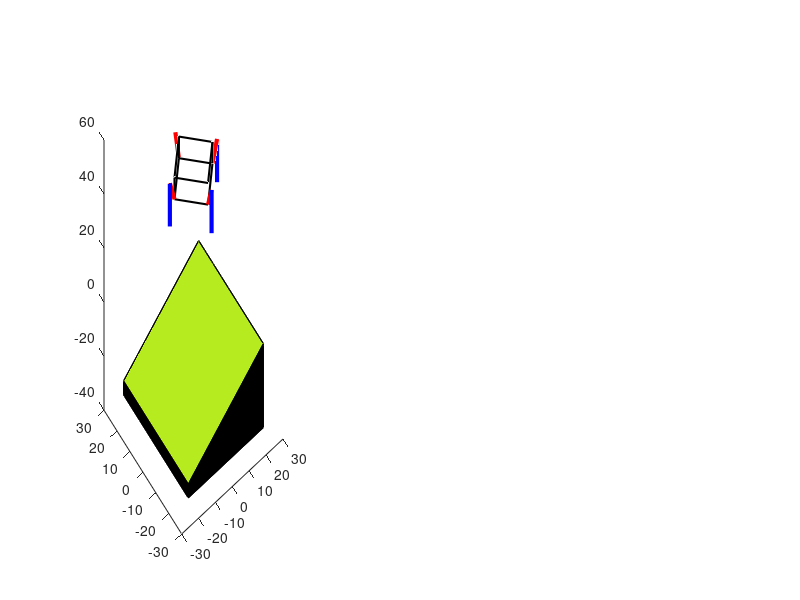

The MATLAB script that drew this image: (Note: this script raises an error after producing the figure.)
clc; clear; close all;


%@@@@@@@@@@@@@@@@@@@@@@@@@@@@@@@@@@@@@@@@@@@@@@@@@@@@@@@@@@@@@@@@@@@@@@@@@@@@@@@@@@@@@@@@@@@@@@@@@@@@@@Leg Landing variable setting지면으로부터 50위에있음


L_ang1_east = 430;                                                % L1 이동경로설정(EAST)
L_theta1_east = L_ang1_east*(pi/180);
L_r1_east = 8;                                                    % L1 원의반지름
L_x1_east = L_r1_east*cos(L_theta1_east)+11.25;                   % X축 평행이동 및 설정
L_z1_east = L_r1_east*sin(L_theta1_east)+50 ;                     % Z축 설정

L_ang2_east = 430;                                                % L2 이동경로 설정(EAST)
L_theta2_east = L_ang2_east*(pi/180);
L_r2_east = 8;                                                    % L2 원의반지름
L_x2_east = L_r2_east*cos(L_theta2_east)+11.25;                   % X축 평행이동 및 설정
L_z2_east = L_r2_east*sin(L_theta2_east)+34;                      % Z축 평행이동 및 설정
    
L_ang1_west = 110;                                                % L1 이동경로설정(WEST)
L_theta1_west = L_ang1_west*(pi/180);
L_r1_west = 8;                                                    % L1 원의반지름
L_x1_west = L_r1_west*cos(L_theta1_west)-11.25;                   % X축 평행이동 및 설정 
L_z1_west = L_r1_west*sin(L_theta1_west)+50;                      % Z축 설정

L_ang2_west = 110;                                                % L2 이동경로 설정(WEST)
L_theta2_west = L_ang2_west*(pi/180);
L_r2_west = 8;                                                    % L2원의반지름
L_x2_west = L_r2_west*cos(L_theta2_west)-11.25;                   % X축 평행이동 및 설정
L_z2_west = L_r2_west*sin(L_theta2_west)+34;                      % Z축 평행이동 및 설정

L_ang1_north = 430;                                               % L1 이동경로설정(NORTH)
L_theta1_north = L_ang1_north*(pi/180);
L_r1_north = 8;                                                   % 원의반지름
L_y1_north = L_r1_north*cos(L_theta1_north)+11.25;                % Y축 평행이동 및 설정 
L_z1_north = L_r1_north*sin(L_theta1_north)+50;                   % Z축 설정

L_ang2_north = 430;                                               % L2 이동경로 설정(NORTH)
L_theta2_north = L_ang2_north*(pi/180);
L_r2_north = 8;                                                   % 원의반지름
L_y2_north = L_r2_north*cos(L_theta2_north)+11.25;                % Y축 평행이동 및 설정
L_z2_north = L_r2_north*sin(L_theta2_north)+34;                   % Z축 평행이동 및 설정

L_ang1_south = 110;                                               % L1 이동경로설정(SOUTH)
L_theta1_south = L_ang1_south*(pi/180);
L_r1_south = 8;                                                   % 원의반지름
L_y1_south = L_r1_south*cos(L_theta1_south)-11.25;                % Y축 평행이동 및 설정 
L_z1_south = L_r1_south*sin(L_theta1_south)+50;                   % Z축 설정

L_ang2_south = 110;                                               % L2 이동경로 설정(SOUTH)
L_theta2_south = L_ang2_south*(pi/180);
L_r2_south = 8;                                                   % 원의반지름
L_y2_south = L_r2_south*cos(L_theta2_south)-11.25;                % Y축 평행이동 및 설정
L_z2_south = L_r2_south*sin(L_theta2_south)+34;                   % Z축 평행이동 및 설정


%@@@@@@@@@@@@@@@@@@@@@@@@@@@@@@@@@@@@@@@@@@@@@@@@@@@@@@@@@@@@@@@@@@@@@@@@@@@@@@@@@@@@@@@@@@@@@@@@@@@@@@Leg down variable setting


Legd_ang1_east = 430;                                                   % L1 이동경로설정(EAST)
Legd_theta1_east = Legd_ang1_east*(pi/180);
Legd_r1_east = 8;                                                       % L1 원의반지름
Legd_x1_east = Legd_r1_east*cos(Legd_theta1_east)+11.25;                % X축 평행이동 및 설정
Legd_z1_east = Legd_r1_east*sin(Legd_theta1_east);                      % Z축 설정

Legd_ang2_east = 430;                                                   % L2 이동경로 설정(EAST)
Legd_theta2_east = Legd_ang2_east*(pi/180);
Legd_r2_east = 8;                                                       % L2 원의반지름
Legd_x2_east = Legd_r2_east*cos(Legd_theta2_east)+11.25;                % X축 평행이동 및 설정
Legd_z2_east = Legd_r2_east*sin(Legd_theta2_east)-16;                   % Z축 평행이동 및 설정

Legd_ang1_west = [110:1:260];                                           % L1 이동경로설정(WEST)
Legd_theta1_west = Legd_ang1_west*(pi/180);
Legd_r1_west = 8;                                                       % L1 원의반지름
Legd_x1_west = Legd_r1_west*cos(Legd_theta1_west)-11.25;                % X축 평행이동 및 설정 
Legd_z1_west = Legd_r1_west*sin(Legd_theta1_west);                      % Z축 설정

Legd_ang2_west = [110:1:260];                                           % L2 이동경로 설정(WEST)
Legd_theta2_west = Legd_ang2_west*(pi/180);
Legd_r2_west = 8;                                                       % L2원의반지름
Legd_x2_west = Legd_r2_west*cos(Legd_theta2_west)-11.25;                % X축 평행이동 및 설정
Legd_z2_west = Legd_r2_west*sin(Legd_theta2_west)-16;                   % Z축 평행이동 및 설정

Legd_ang1_north = [430:-1:356,linspace(356,356,76)];                    % L1 이동경로설정(NORTH)
Legd_theta1_north = Legd_ang1_north*(pi/180);
Legd_r1_north = 8;                                                      % 원의반지름
Legd_y1_north = Legd_r1_north*cos(Legd_theta1_north)+11.25;             % Y축 평행이동 및 설정 
Legd_z1_north = Legd_r1_north*sin(Legd_theta1_north);                   % Z축 설정

Legd_ang2_north = [430:-1:356,linspace(356,356,76)];                    % L2 이동경로 설정(NORTH)
Legd_theta2_north = Legd_ang2_north*(pi/180);
Legd_r2_north = 8;                                                      % 원의반지름
Legd_y2_north = Legd_r2_north*cos(Legd_theta2_north)+11.25;             % Y축 평행이동 및 설정
Legd_z2_north = Legd_r2_north*sin(Legd_theta2_north)-16;                % Z축 평행이동 및 설정

Legd_ang1_south = [110:1:184,linspace(184,184,76)];                     % L1 이동경로설정(SOUTH)
Legd_theta1_south = Legd_ang1_south*(pi/180);
Legd_r1_south = 8;                                                      % 원의반지름
Legd_y1_south = Legd_r1_south*cos(Legd_theta1_south)-11.25;             % Y축 평행이동 및 설정 
Legd_z1_south = Legd_r1_south*sin(Legd_theta1_south);                   % Z축 설정

Legd_ang2_south = [110:1:184,linspace(184,184,76)];                     % L2 이동경로 설정(SOUTH)
Legd_theta2_south = Legd_ang2_south*(pi/180);
Legd_r2_south = 8;                                                      % 원의반지름
Legd_y2_south = Legd_r2_south*cos(Legd_theta2_south)-11.25;             % Y축 평행이동 및 설정
Legd_z2_south = Legd_r2_south*sin(Legd_theta2_south)-16;                % Z축 평행이동 및 설정


%@@@@@@@@@@@@@@@@@@@@@@@@@@@@@@@@@@@@@@@@@@@@@@@@@@@@@@@@@@@@@@@@@@@@@@@@@@@@@@@@@@@@@@@@@@@@@@@@@@@@@@Leg up variable setting


Legu_ang1_east = 430;                                                   % L1 이동경로설정(EAST)
Legu_theta1_east = Legu_ang1_east*(pi/180);
Legu_r1_east = 8;                                                       % L1 원의반지름
Legu_x1_east = Legu_r1_east*cos(Legu_theta1_east)+11.25;                % X축 평행이동 및 설정
Legu_z1_east = Legu_r1_east*sin(Legu_theta1_east);                      % Z축 설정

Legu_ang2_east = 430;                                                   % L2 이동경로 설정(EAST)
Legu_theta2_east = Legu_ang2_east*(pi/180);
Legu_r2_east = 8;                                                       % L2 원의반지름
Legu_x2_east = Legu_r2_east*cos(Legu_theta2_east)+11.25;                % X축 평행이동 및 설정
Legu_z2_east = Legu_r2_east*sin(Legu_theta2_east)-16;                   % Z축 평행이동 및 설정

Legu_ang1_west = [260:-1:110];                                          % L1 이동경로설정(WEST)
Legu_theta1_west = Legu_ang1_west*(pi/180);
Legu_r1_west = 8;                                                       % L1 원의반지름
Legu_x1_west = Legu_r1_west*cos(Legu_theta1_west)-11.25;                % X축 평행이동 및 설정 
Legu_z1_west = Legu_r1_west*sin(Legu_theta1_west);                      % Z축 설정

Legu_ang2_west = [260:-1:110];                                          % L2 이동경로 설정(WEST)
Legu_theta2_west = Legu_ang2_west*(pi/180);
Legu_r2_west = 8;                                                       % L2원의반지름
Legu_x2_west = Legu_r2_west*cos(Legu_theta2_west)-11.25;                % X축 평행이동 및 설정
Legu_z2_west = Legu_r2_west*sin(Legu_theta2_west)-16;                   % Z축 평행이동 및 설정

Legu_ang1_north = [356:1:430,linspace(430,430,76)];                     % L1 이동경로설정(NORTH)
Legu_theta1_north = Legu_ang1_north*(pi/180);
Legu_r1_north = 8;                                                      % 원의반지름
Legu_y1_north = Legu_r1_north*cos(Legu_theta1_north)+11.25;             % Y축 평행이동 및 설정 
Legu_z1_north = Legu_r1_north*sin(Legu_theta1_north);                   % Z축 설정

Legu_ang2_north = [356:1:430,linspace(430,430,76)];                     % L2 이동경로 설정(NORTH)
Legu_theta2_north = Legu_ang2_north*(pi/180);
Legu_r2_north = 8;                                                      % 원의반지름
Legu_y2_north = Legu_r2_north*cos(Legu_theta2_north)+11.25;             % Y축 평행이동 및 설정
Legu_z2_north = Legu_r2_north*sin(Legu_theta2_north)-16;                % Z축 평행이동 및 설정

Legu_ang1_south = [184:-1:110,linspace(110,110,76)];                    % L1 이동경로설정(SOUTH)
Legu_theta1_south = Legu_ang1_south*(pi/180);
Legu_r1_south = 8;                                                      % 원의반지름
Legu_y1_south = Legu_r1_south*cos(Legu_theta1_south)-11.25;             % Y축 평행이동 및 설정 
Legu_z1_south = Legu_r1_south*sin(Legu_theta1_south);                   % Z축 설정

Legu_ang2_south = [184:-1:110,linspace(110,110,76)];                    % L2 이동경로 설정(SOUTH)
Legu_theta2_south = Legu_ang2_south*(pi/180);
Legu_r2_south = 8;                                                      % 원의반지름
Legu_y2_south = Legu_r2_south*cos(Legu_theta2_south)-11.25;             % Y축 평행이동 및 설정
Legu_z2_south = Legu_r2_south*sin(Legu_theta2_south)-16;                % Z축 평행이동 및 설정


%@@@@@@@@@@@@@@@@@@@@@@@@@@@@@@@@@@@@@@@@@@@@@@@@@@@@@@@@@@@@@@@@@@@@@@@@@@@@@@@@@@@@@@@@@@@@@@@@@@@@@@Leg take off variable setting


T_ang1_east = 430;                                                     % L1 이동경로설정(EAST)
T_theta1_east = T_ang1_east*(pi/180);
T_r1_east = 8;                                                         % L1 원의반지름
T_x1_east = T_r1_east*cos(T_theta1_east)+11.25;                        % X축 평행이동 및 설정
T_z1_east = T_r1_east*sin(T_theta1_east) ;                             % Z축 설정

T_ang2_east = 430;                                                     % L2 이동경로 설정(EAST)
T_theta2_east = T_ang2_east*(pi/180);
T_r2_east = 8;                                                         % L2 원의반지름
T_x2_east = T_r2_east*cos(T_theta2_east)+11.25;                        % X축 평행이동 및 설정
T_z2_east = T_r2_east*sin(T_theta2_east)-16;                           % Z축 평행이동 및 설정

T_ang1_west = 110;                                                     % L1 이동경로설정(WEST)
T_theta1_west = T_ang1_west*(pi/180);
T_r1_west = 8;                                                         % L1 원의반지름
T_x1_west = T_r1_west*cos(T_theta1_west)-11.25;                        % X축 평행이동 및 설정 
T_z1_west = T_r1_west*sin(T_theta1_west);                              % Z축 설정

T_ang2_west = 110;                                                     % L2 이동경로 설정(WEST)
T_theta2_west = T_ang2_west*(pi/180);
T_r2_west = 8;                                                         % L2원의반지름
T_x2_west = T_r2_west*cos(T_theta2_west)-11.25;                        % X축 평행이동 및 설정
T_z2_west = T_r2_west*sin(T_theta2_west)-16;                           % Z축 평행이동 및 설정

T_ang1_north = 430;                                                    % L1 이동경로설정(NORTH)
T_theta1_north = T_ang1_north*(pi/180);
T_r1_north = 8;                                                        % 원의반지름
T_y1_north = T_r1_north*cos(T_theta1_north)+11.25;                     % Y축 평행이동 및 설정 
T_z1_north = T_r1_north*sin(T_theta1_north);                           % Z축 설정

T_ang2_north = 430;                                                    % L2 이동경로 설정(NORTH)
T_theta2_north = T_ang2_north*(pi/180);
T_r2_north = 8;                                                        % 원의반지름
T_y2_north = T_r2_north*cos(T_theta2_north)+11.25;                     % Y축 평행이동 및 설정
T_z2_north = T_r2_north*sin(T_theta2_north)-16;                        % Z축 평행이동 및 설정

T_ang1_south = 110;                                                    % L1 이동경로설정(SOUTH)
T_theta1_south = T_ang1_south*(pi/180);
T_r1_south = 8;                                                        % 원의반지름
T_y1_south = T_r1_south*cos(T_theta1_south)-11.25;                     % Y축 평행이동 및 설정 
T_z1_south = T_r1_south*sin(T_theta1_south);                           % Z축 설정

T_ang2_south = 110;                                                    % L2 이동경로 설정(SOUTH)
T_theta2_south = T_ang2_south*(pi/180);
T_r2_south = 8;                                                        % 원의반지름
T_y2_south = T_r2_south*cos(T_theta2_south)-11.25;                     % Y축 평행이동 및 설정
T_z2_south = T_r2_south*sin(T_theta2_south)-16;                        % Z축 평행이동 및 설정


%@@@@@@@@@@@@@@@@@@@@@@@@@@@@@@@@@@@@@@@@@@@@@@@@@@@@@@@@@@@@@@@@@@@@@@@@@@@@@@@@@@@@@@@@@@@@@@@@@@@@@@Leg down figure!!



Legd_ang1_westf = [110:1:260];                                           % L1 이동경로설정(WEST)
Legd_theta1_westf = Legd_ang1_westf*(pi/180);
Legd_r1_westf = 8;                                                       % L1 원의반지름
Legd_x1_westf = Legd_r1_westf*cos(Legd_theta1_westf);                      % X축 평행이동 및 설정 
Legd_y1_westf = Legd_r1_westf*sin(Legd_theta1_westf);                      % Z축 설정
                                          
Legd_x2_westf = Legd_r1_westf*cos(Legd_theta1_westf);                      % X축 평행이동 및 설정
Legd_y2_westf = Legd_r1_westf*sin(Legd_theta1_westf)-16;                   % Z축 평행이동 및 설정


Legd_ang1_northf = [430:-1:356,linspace(356,356,76)];                    % L1 이동경로설정(NORTH)
Legd_theta1_northf = Legd_ang1_northf*(pi/180);
Legd_r1_northf = 8;                                                      % 원의반지름
Legd_x1_northf = Legd_r1_northf*cos(Legd_theta1_northf);                   % Y축 평행이동 및 설정 
Legd_y1_northf = Legd_r1_northf*sin(Legd_theta1_northf);                   % Z축 설정
                                                 
Legd_x2_northf = Legd_r1_northf*cos(Legd_theta1_northf);                   % Y축 평행이동 및 설정
Legd_y2_northf = Legd_r1_northf*sin(Legd_theta1_northf)-16;                % Z축 평행이동 및 설정



Legd_ang1_southf = [110:1:184,linspace(184,184,76)];                     % L1 이동경로설정(SOUTH)
Legd_theta1_southf = Legd_ang1_southf*(pi/180);
Legd_r1_southf = 8;                                                      % 원의반지름
Legd_x1_southf = Legd_r1_southf*cos(Legd_theta1_southf);                   % Y축 평행이동 및 설정 
Legd_y1_southf = Legd_r1_southf*sin(Legd_theta1_southf);                   % Z축 설정
                                                   
Legd_x2_southf = Legd_r1_southf*cos(Legd_theta1_southf);                   % Y축 평행이동 및 설정
Legd_y2_southf = Legd_r1_southf*sin(Legd_theta1_southf)-16;                   % Z축 평행이동 및 설정


%@@@@@@@@@@@@@@@@@@@@@@@@@@@@@@@@@@@@@@@@@@@@@@@@@@@@@@@@@@@@@@@@@@@@@@@@@@@@@@@@@@@@@@@@@@@@@@@@@@@@@@Leg up figure!!


Legu_ang1_westf = [260:-1:110];                                          % L1 이동경로설정(WEST)
Legu_theta1_westf = Legu_ang1_westf*(pi/180);
Legu_r1_westf = 8;                                                       % L1 원의반지름
Legu_x1_westf = Legu_r1_westf*cos(Legu_theta1_westf);                % X축 평행이동 및 설정 
Legu_y1_westf = Legu_r1_westf*sin(Legu_theta1_westf);                      % Z축 설정
                                               
Legu_x2_westf = Legu_r1_westf*cos(Legu_theta1_westf);                % X축 평행이동 및 설정
Legu_y2_westf = Legu_r1_westf*sin(Legu_theta1_westf)-16;                   % Z축 평행이동 및 설정

Legu_ang1_northf = [356:1:430,linspace(430,430,76)];                     % L1 이동경로설정(NORTH)
Legu_theta1_northf = Legu_ang1_northf*(pi/180);
Legu_r1_northf = 8;                                                      % 원의반지름
Legu_x1_northf = Legu_r1_northf*cos(Legu_theta1_northf);             % Y축 평행이동 및 설정 
Legu_y1_northf = Legu_r1_northf*sin(Legu_theta1_northf);                   % Z축 설정
                                             
Legu_x2_northf = Legu_r1_northf*cos(Legu_theta1_northf);             % Y축 평행이동 및 설정
Legu_y2_northf = Legu_r1_northf*sin(Legu_theta1_northf)-16;                % Z축 평행이동 및 설정

Legu_ang1_southf = [184:-1:110,linspace(110,110,76)];                    % L1 이동경로설정(SOUTH)
Legu_theta1_southf = Legu_ang1_southf*(pi/180);
Legu_r1_southf = 8;                                                      % 원의반지름
Legu_x1_southf = Legu_r1_southf*cos(Legu_theta1_southf);             % Y축 평행이동 및 설정 
Legu_y1_southf = Legu_r1_southf*sin(Legu_theta1_southf);                   % Z축 설정
                                           
Legu_x2_southf = Legu_r1_southf*cos(Legu_theta1_southf);             % Y축 평행이동 및 설정
Legu_y2_southf = Legu_r1_southf*sin(Legu_theta1_southf)-16;                % Z축 평행이동 및 설정


%@@@@@@@@@@@@@@@@@@@@@@@@@@@@@@@@@@@@@@@@@@@@@@@@@@@@@@@@@@@@@@@@@@@@@@@@@@@@@@@@@@@@@@@@@@@@@@@@@@@@@@draw figure


hf = figure;                             %figure창생성
ha = axes(hf);                           %figure창에 좌표넣기


%@@@@@@@@@@@@@@@@@@@@@@@@@@@@@@@@@@@@@@@@@@@@@@@@@@@@@@@@@@@@@@@@@@@@@@@@@@@@@@@@@@@@@@@@@@@@@@@@@@@@@@draw graph

subplot(3,9,[1,2 3,10,11,12,19,20,21],ha);

box_L1 = plot3(ha,[-11.25 0],[0 -11.25],[50 50],'k','Linewidth',1.5);                        %부품넣을공간 생성(밑면)-착륙
hold(ha,'on');                                                                               %한 FIGURE에 2개이상 그래프  
box_L2 = plot3(ha,[0 11.25],[-11.25 0],[50 50],'k','Linewidth',1.5);                         %부품넣을공간 생성(밑면)-착륙
box_L3 = plot3(ha,[11.25 0],[0 11.25],[50 50],'k','Linewidth',1.5);                          %부품넣을공간 생성(밑면)-착륙
box_L4 = plot3(ha,[0 -11.25],[11.25 0],[50 50],'k','Linewidth',1.5);                         %부품넣을공간 생성(밑면)-착륙
box_L5 = plot3(ha,[0 0],[-11.25 -11.25],[50 50],'k','Linewidth',1.5);                        %부품넣을공간 생성(높이)-착륙
box_L6 = plot3(ha,[11.25 11.25],[0 0],[50 58],'k','Linewidth',1.5);                          %부품넣을공간 생성(높이)-착륙
box_L7 = plot3(ha,[0 0],[11.25 11.25],[50 58],'k','Linewidth',1.5);                          %부품넣을공간 생성(높이)-착륙
box_L8 = plot3(ha,[-11.25 -11.25],[0 0],[50 58],'k','Linewidth',1.5);                        %부품넣을공간 생성(높이)-착륙
box_L9 = plot3(ha,[-11.25 0],[0 -11.25],[58 58],'k','Linewidth',1.5);                        %부품넣을공간 생성(윗면)-착륙
box_L10 = plot3(ha,[0 11.25],[-11.25 0],[58 58],'k','Linewidth',1.5);                        %부품넣을공간 생성(윗면)-착륙
box_L11 = plot3(ha,[11.25 0],[0 11.25],[58 58],'k','Linewidth',1.5);                         %부품넣을공간 생성(윗면)-착륙
box_L12 = plot3(ha,[0 -11.25],[11.25 0],[58 58],'k','Linewidth',1.5);                        %부품넣을공간 생성(윗면)-착륙

Leg_L1 = plot3(ha,[11.25 L_x1_east],[0 0],[50 L_z1_east],'r','Linewidth',3);                         %EAST_L1 다리생성-착륙
Leg_L2 = plot3(ha,[L_x1_east L_x2_east],[0 0],[L_z1_east L_z2_east],'b','Linewidth',3);              %EAST_L2 다리생성-착륙
Leg_L3 = plot3(ha,[-11.25 L_x1_west],[0 0],[50 L_z1_west],'r','Linewidth',3);                        %WEST_L1 다리생성-착륙
Leg_L4 = plot3(ha,[L_x1_west L_x2_west],[0 0],[L_z1_west L_z2_west],'b','Linewidth',3);              %WEST_L2 다리생성-착륙
Leg_L5 = plot3(ha,[0 0],[11.25 L_y1_north],[50 L_z1_north],'r','Linewidth',3);                       %NORTH_L1 다리생성-착륙
Leg_L6 = plot3(ha,[0 0],[L_y1_north L_y2_north],[L_z1_north L_z1_north],'b','Linewidth',3);          %NORTH_L2 다리생성-착륙
Leg_L7 = plot3(ha,[0 0],[-11.25 L_y1_south],[50 L_z1_south],'r','Linewidth',3);                      %SOUTH_L1 다리생성-착륙
Leg_L8 = plot3(ha,[0 0],[L_y1_south L_y2_south],[L_z1_south L_z2_south],'b','Linewidth',3);          %SOUTH_L2 다리생성-착륙

%@@@@@@@@@@@@@@@@@@@@@@@@@@@@@@@@@@@@@@@@@@@@@@@@@@@@@@@@@@@@@@@@@@@@@@@@@@@@@@@@@@@@@@@@@@@@@@@@@@@@@@draw slop


vertex=[-22.25 -25 -35 ; 22.25 -25 -35; 22.25 25 -35; -22.25 25 -35; -22.25 -25 -29.9; 22.25 -25 -4; 22.25 25 -4; -22.25 25 -29.9];
face = [1 2 3 4; 1 2 6 5; 2 3 7 6; 3 4 8 7; 1 4 8 5; 5 6 7 8];
Ic=[0 0 0;0 0 0 ;0 0 0;0 0 0;0 0 0; 0.71 0.92 0.12];
slop = patch('Faces',face,'Vertices',vertex,'FaceVertexCData',Ic,'FaceColor','flat');         
alpha(slop,0.3);                                                                                      %경사면 투명도 조정


%-----------------subplot
subplot(3,9,6); % north,theta1

plot([0 2.7362],[0 7.5175],'r','LineWidth',2);
title('θ1','Color','r');
yline(0,'k','LineWidth',0.1);
xline(0,'k','LineWidth',0.1);
axis([-5 10 -25 10]);
grid on

subplot(3,9,7); % north,theta2

plot([0 2.7362],[0 7.5175],'r','LineWidth',2);
hold on;
plot([2.7362 2.7362],[7.5175 -8.4825],'b','LineWidth',2);
yline(0,'k','LineWidth',0.1);
xline(0,'k','LineWidth',0.1);
axis([-5 10 -25 10]) ;  
title('θ2','Color','b');
grid on
 

%-----------------subplot
subplot(3,9,13); % west,theta1

plot([0 -2.7362],[0 7.5175],'r','LineWidth',2);
title('θ1','Color','r');
grid on
yline(0,'k','LineWidth',0.1);
xline(0,'k','LineWidth',0.1);
axis([-10 5 -25 10]);


subplot(3,9,14); % west,theta2

plot([0 -2.7362],[0 7.5175],'r','LineWidth',2);
hold on;
plot([-2.7362 -2.7362],[7.5175 -8.4825],'b','LineWidth',2);
grid on
title('θ2','Color','b');
xline(0,'k','LineWidth',0.1);
yline(0,'k','LineWidth',0.1);
axis([-10 5 -25 10]);


%-----------------subplot
subplot(3,9,17); % east,theta1

plot([0 2.7362],[0 7.5175],'r','LineWidth',2);
title('θ1','Color','r');
yline(0,'k','LineWidth',0.1);
xline(0,'k','LineWidth',0.1);
axis([-5 10 -25 10])
grid on 


subplot(3,9,18); % east,theta2

plot([0 2.7362],[0 7.5175],'r','LineWidth',2);
hold on;
plot([2.7362 2.7362],[7.5175 -8.4825],'b','LineWidth',2);
yline(0,'k','LineWidth',0.1);
xline(0,'k','LineWidth',0.1);
axis([-5 10 -25 10])   
title('θ2','Color','b');
grid on 


%-----------------subplot
subplot(3,9,24); % west,theta1

plot([0 -2.7362],[0 7.5175],'r','LineWidth',2);
title('θ1','Color','r');
grid on
yline(0,'k','LineWidth',0.1);
xline(0,'k','LineWidth',0.1);
axis([-10 5 -25 10]);


subplot(3,9,25); % west,theta2

plot([0 -2.7362],[0 7.5175],'r','LineWidth',2);
hold on;
plot([-2.7362 -2.7362],[7.5175 -8.4825],'b','LineWidth',2);
grid on
title('θ2','Color','b');
xline(0,'k','LineWidth',0.1);
yline(0,'k','LineWidth',0.1);
axis([-10 5 -25 10]);


%-----------------subplot
subplot(3,9,[15 16]); % drone

a=[0 -5 ; 5 0 ; 0 5 ; -5 0];
faced = [1 2 3 4];
patch('Faces',faced,'Vertices',a,'FaceColor',[0.71 0.92 0.12]); 
hold on;
plot([0 0],[5 13],'r','Linewidth',3);
plot([0 0],[-5 -13],'r','Linewidth',3);
plot([-13 -5],[0 0],'r','Linewidth',3);
plot([5 13],[0 0],'r','Linewidth',3);
legend('drone','Position',[0.68 0.61 0 0]);
grid on
axis([-15 15 -15 15]);
axis('equal');  

%@@@@@@@@@@@@@@@@@@@@@@@@@@@@@@@@@@@@@@@@@@@@@@@@@@@@@@@@@@@@@@@@@@@@@@@@@@@@@@@@@@@@@@@@@@@@@@@@@@@@@@camera setting


axis(ha,'equal');                        %좌표에서 x축, y축 길이 동일
set(ha,'XLim',[-40 40]);                 %좌표에서 x축 설정
set(ha,'YLim',[-40 40]);                 %좌표에서 y축 설정
set(ha,'ZLim',[-40 70]);                 %좌표에서 y축 설정
grid(ha,'on');                           %좌표에 그리드 넣기
xlabel(ha,'X');
ylabel(ha,'Y');
zlabel(ha,'Z'); 
title(ha,'slope30 Landing');

set(ha,'XTickLabelMode','auto');                  %cam x축 좌표고정
set(ha,'XTickMode','auto');
set(ha,'YTickLabelMode','auto');                  %cam y축 좌표고정
set(ha,'YTickMode','auto');
set(ha,'ZTickLabelMode','auto');                  %cam z축 좌표고정
set(ha,'ZTickMode','auto');

%@@@@@@@@@@@@@@@@@@@@@@@@@@@@@@@@@@@@@@@@@@@@@@@@@@@@@@@@@@@@@@@@@@@@@@@@@@@@@@@@@@@@@@@@@@@@@@@@@@@@@@Landing!

aL=linspace(1,1,50);                                 %1값을 50개 만들기
cam_angL = linspace(45,90,length(aL)); 
    pause(2);                     
for iL = 1:length(aL)                                 %50번반복
set(box_L1,'ZData',[50-iL 50-iL]);                    %시작위치는 밑변:50,윗면:58 이며, 1씩 감소(50번 반복)
set(box_L2,'ZData',[50-iL 50-iL]);
set(box_L3,'ZData',[50-iL 50-iL]);
set(box_L4,'ZData',[50-iL 50-iL]);
set(box_L5,'ZData',[50-iL 58-iL]);
set(box_L6,'ZData',[50-iL 58-iL]);
set(box_L7,'ZData',[50-iL 58-iL]);
set(box_L8,'ZData',[50-iL 58-iL]);
set(box_L9,'ZData',[58-iL 58-iL]);
set(box_L10,'ZData',[58-iL 58-iL]);
set(box_L11,'ZData',[58-iL 58-iL]);
set(box_L12,'ZData',[58-iL 58-iL]);
set(Leg_L1,'ZData',[50-iL L_z1_east-iL]);
set(Leg_L2,'ZData',[L_z1_east-iL L_z2_east-iL]);
set(Leg_L3,'ZData',[50-iL L_z1_west-iL]);
set(Leg_L4,'ZData',[L_z1_west-iL L_z2_west-iL]);
set(Leg_L5,'ZData',[50-iL L_z1_north-iL]);
set(Leg_L6,'ZData',[L_z1_north-iL L_z2_north-iL]);
set(Leg_L7,'ZData',[50-iL L_z1_south-iL]);
set(Leg_L8,'ZData',[L_z1_south-iL L_z2_south-iL]);
pause(0.002);                                        %0.08초딜레이

cam_xL = 80*cos(cam_angL(iL)*pi/180);                                   %x축 으로 돌아가는범위 조절
cam_yL = 80*sin(cam_angL(iL)*pi/180);                                   %y축 으로 돌아가는범위 조절
cam_zL = 15;                                                            %z축은 고정(위에서 내려다보기)
set(ha,'CameraPosition',[cam_xL cam_yL cam_zL]);                        %cam의 handle속성값 바꾸기

end

pause(2);                                           %착륙후 1초쉬기 

delete(Leg_L1);                 %랜딩용 다리지우기
delete(Leg_L2);                 %랜딩용 다리지우기
delete(Leg_L3);                 %랜딩용 다리지우기
delete(Leg_L4);                 %랜딩용 다리지우기
delete(Leg_L5);                 %랜딩용 다리지우기
delete(Leg_L6);                 %랜딩용 다리지우기
delete(Leg_L7);                 %랜딩용 다리지우기
delete(Leg_L8);                 %랜딩용 다리지우기

delete(subplot(3,9,6));
delete(subplot(3,9,7));
delete(subplot(3,9,13));
delete(subplot(3,9,14));
delete(subplot(3,9,24));
delete(subplot(3,9,25));

%@@@@@@@@@@@@@@@@@@@@@@@@@@@@@@@@@@@@@@@@@@@@@@@@@@@@@@@@@@@@@@@@@@@@@@@@@@@@@@@@@@@@@@@@@@@@@@@@@@@@@@Leg down!


Leg_d1 = plot3(ha,[11.25 Legd_x1_east],[0 0],[0 Legd_z1_east],'r','Linewidth',3);                                        %EAST_L1 다리생성-접기
Leg_d2 = plot3(ha,[Legd_x1_east Legd_x2_east],[0 0],[Legd_z1_east Legd_z2_east],'b','Linewidth',3);                      %EAST_L2 다리생성-접기
Leg_d3 = plot3(ha,[-11.25 Legd_x1_west(8)],[0 0],[0 Legd_z1_west(8)],'r','Linewidth',3);                                 %WEST_L1 다리생성-접기
Leg_d4 = plot3(ha,[Legd_x1_west(8) Legd_x2_west(8)],[0 0],[Legd_z1_west(8) Legd_z2_west(8)],'b','Linewidth',3);          %WEST_L2 다리생성-접기
Leg_d5 = plot3(ha,[0 0],[11.25 Legd_y1_north(8)],[0 Legd_z1_north(8)],'r','Linewidth',3);                                %NORTH_L1 다리생성-접기
Leg_d6 = plot3(ha,[0 0],[Legd_y1_north(8) Legd_y2_north(8)],[Legd_z1_north(8) Legd_z2_north(8)],'b','Linewidth',3);      %NORTH_L2 다리생성-접기
Leg_d7 = plot3(ha,[0 0],[-11.25 Legd_y1_south(8)],[0 Legd_z1_south(8)],'r','Linewidth',3);                               %SOUTH_L1 다리생성-접기
Leg_d8 = plot3(ha,[0 0],[Legd_y1_south(8) Legd_y2_south(8)],[Legd_z1_south(8) Legd_z2_south(8)],'b','Linewidth',3);      %SOUTH_L2 다리생성-접기


%-----------------make subplot for leg down
northd_theta1=subplot(3,9,6); % north,theta1

subd_north = plot([0 Legd_x1_northf(8)],[0 Legd_y1_northf(8)],'r','LineWidth',2);
title('θ1','Color','r');
yline(0,'k','LineWidth',0.1);
xline(0,'k','LineWidth',0.1);
axis([-5 10 -25 10]);
grid on

%hl_northd_theta1=legend(northd_theta1,['theta1 = ',num2str(0)]);

subplot(3,9,7); % north,theta2

subd_north1 = plot([0 Legd_x1_northf(8)],[0 Legd_y1_northf(8)],'r','LineWidth',2);
hold on;
subd_north2 = plot([Legd_x1_northf(8) Legd_x2_northf(8)],[Legd_y1_northf(8) Legd_y2_northf(8)],'b','LineWidth',2);
yline(0,'k','LineWidth',0.1);
xline(0,'k','LineWidth',0.1);
axis([-5 10 -25 10]) ;  
title('θ2','Color','b');
grid on

%-----------------subplot
subplot(3,9,13); % west,theta1

subd_west = plot([0 Legd_x1_westf(8)],[0 Legd_y1_westf(8)],'r','LineWidth',2);
title('θ1','Color','r');
grid on
yline(0,'k','LineWidth',0.1);
xline(0,'k','LineWidth',0.1);
axis([-10 5 -25 10]);

subplot(3,9,14); % west,theta2

subd_west1 = plot([0 Legd_x1_westf(8)],[0 Legd_y1_westf(8)],'r','LineWidth',2);
hold on;
subd_west2 = plot([Legd_x1_westf(8) Legd_x2_westf(8)],[Legd_y1_westf(8) Legd_y2_westf(8)],'b','LineWidth',2);
grid on
title('θ2','Color','b');
xline(0,'k','LineWidth',0.1);
yline(0,'k','LineWidth',0.1);
axis([-10 5 -25 10]);


%-----------------subplot
subplot(3,9,24); % south,theta1

subd_south = plot([0 Legd_x1_southf(8)],[0 Legd_y1_southf(8)],'r','LineWidth',2);
title('θ1','Color','r');
grid on
yline(0,'k','LineWidth',0.1);
xline(0,'k','LineWidth',0.1);
axis([-10 5 -25 10]);

subplot(3,9,25); % south,theta2

subd_south1 = plot([0 Legd_x1_southf(8)],[0 Legd_y1_southf(8)],'r','LineWidth',2);
hold on;
subd_south2 = plot([Legd_x1_southf(8) Legd_x2_southf(8)],[Legd_y1_southf(8) Legd_y2_southf(8)],'b','LineWidth',2);
grid on
title('θ2','Color','b');
xline(0,'k','LineWidth',0.1);
yline(0,'k','LineWidth',0.1);
axis([-10 5 -25 10]);


cam_ang_Legd = linspace(90,270,length(Legu_theta1_west));                            %Legu_theta1_west와 cam_ang의 벡터값이 같아야하므로 linspace를 이용해 벡터값 맞추기
    


for i_ptd = 1:length(Legd_theta1_west)                                         %애니매이션 실행 1부터theta_west크기까지 반복

    set(Leg_d3,'XData',[-11.25 Legd_x1_west(i_ptd)], ...                       %L1_WEST 이동하는 선의 x좌표 y좌표를 handle을 이용해 좌표값 반복설정
        'ZData',[0 Legd_z1_west(i_ptd)]           );
    set(Leg_d4,'XData',[Legd_x1_west(i_ptd) Legd_x2_west(i_ptd)], ...          %L2_WEST 이동하는 선의 x좌표 y좌표를 handle을  이용해 좌표값 반복설정
        'ZData',[Legd_z1_west(i_ptd) Legd_z2_west(i_ptd)]      );
    set(Leg_d5,'YData',[11.25 Legd_y1_north(i_ptd)], ...                       %L1_NORTH 이동하는 선의 x좌표 y좌표를 handle을 이용해 좌표값 반복설정
        'ZData',[0 Legd_z1_north(i_ptd)]           );
    set(Leg_d6,'YData',[Legd_y1_north(i_ptd) Legd_y2_north(i_ptd)], ...        %L2_NORTH 이동하는 선의 x좌표 y좌표를 handle을  이용해 좌표값 반복설정
        'ZData',[Legd_z1_north(i_ptd) Legd_z2_north(i_ptd)]      );
    set(Leg_d7,'YData',[-11.25 Legd_y1_south(i_ptd)], ...                      %L1_SOUTH 이동하는 선의 x좌표 y좌표를 handle을 이용해 좌표값 반복설정
        'ZData',[0 Legd_z1_south(i_ptd)]           );
    set(Leg_d8,'YData',[Legd_y1_south(i_ptd) Legd_y2_south(i_ptd)], ...        %L2_SOUTH 이동하는 선의 x좌표 y좌표를 handle을  이용해 좌표값 반복설정
        'ZData',[Legd_z1_south(i_ptd) Legd_z2_south(i_ptd)]      );



    set(subd_west1,'XData',[0 Legd_x1_westf(i_ptd)], ...                       %L1_WEST 이동하는 선의 x좌표 y좌표를 handle을 이용해 좌표값 반복설정
        'YData',[0 Legd_y1_westf(i_ptd)]           );
    set(subd_west2,'XData',[Legd_x1_westf(i_ptd) Legd_x2_westf(i_ptd)], ...          %L2_WEST 이동하는 선의 x좌표 y좌표를 handle을  이용해 좌표값 반복설정
        'YData',[Legd_y1_westf(i_ptd) Legd_y2_westf(i_ptd)]      );

    set(subd_north1,'XData',[0 Legd_x1_northf(i_ptd)], ...                       %L1_NORTH 이동하는 선의 x좌표 y좌표를 handle을 이용해 좌표값 반복설정
        'YData',[0 Legd_y1_northf(i_ptd)]           );
    set(subd_north2,'XData',[Legd_x1_northf(i_ptd) Legd_x2_northf(i_ptd)], ...        %L2_NORTH 이동하는 선의 x좌표 y좌표를 handle을  이용해 좌표값 반복설정
        'YData',[Legd_y1_northf(i_ptd) Legd_y2_northf(i_ptd)]      );

    set(subd_south1,'XData',[0 Legd_x1_southf(i_ptd)], ...                      %L1_SOUTH 이동하는 선의 x좌표 y좌표를 handle을 이용해 좌표값 반복설정
        'YData',[0 Legd_y1_southf(i_ptd)]           );
    set(subd_south2,'XData',[Legd_x1_southf(i_ptd) Legd_x2_southf(i_ptd)], ...        %L2_SOUTH 이동하는 선의 x좌표 y좌표를 handle을  이용해 좌표값 반복설정
        'YData',[Legd_y1_southf(i_ptd) Legd_y2_southf(i_ptd)]      );

    set(subd_west,'XData',[0 Legd_x1_westf(i_ptd)], ...                       %L1_WEST 이동하는 선의 x좌표 y좌표를 handle을 이용해 좌표값 반복설정
        'YData',[0 Legd_y1_westf(i_ptd)]           );
    set(subd_north,'XData',[0 Legd_x1_northf(i_ptd)], ...                       %L1_NORTH 이동하는 선의 x좌표 y좌표를 handle을 이용해 좌표값 반복설정
        'YData',[0 Legd_y1_northf(i_ptd)]           );
    set(subd_south,'XData',[0 Legd_x1_southf(i_ptd)], ...                      %L1_SOUTH 이동하는 선의 x좌표 y좌표를 handle을 이용해 좌표값 반복설정
        'YData',[0 Legd_y1_southf(i_ptd)]           );

    cam_x_Legd = 80*cos(cam_ang_Legd(i_ptd)*pi/180);                                     %x축 으로 돌아가는범위 조절
    cam_y_Legd = 80*sin(cam_ang_Legd(i_ptd)*pi/180);                                     %y축 으로 돌아가는범위 조절
    cam_z_Legd = 15;                                                                 %z축은 고정(위에서 내려다보기)
    set(ha,'CameraPosition',[cam_x_Legd cam_y_Legd cam_z_Legd]);                              %cam의 handle속성값 바꾸기
 
    pause(0.002);                                                               %0.035초 딜레이 0에가까울수록 빠름(drawnow함수 이용시 제일 빠름)
end

pause(2);    

delete(Leg_d1);                 %랜딩용 다리지우기
delete(Leg_d2);                 %랜딩용 다리지우기
delete(Leg_d3);                 %랜딩용 다리지우기
delete(Leg_d4);                 %랜딩용 다리지우기
delete(Leg_d5);                 %랜딩용 다리지우기
delete(Leg_d6);                 %랜딩용 다리지우기
delete(Leg_d7);                 %랜딩용 다리지우기
delete(Leg_d8);                 %랜딩용 다리지우기
delete(subplot(3,9,6));
delete(subplot(3,9,7));
delete(subplot(3,9,13));
delete(subplot(3,9,14));
delete(subplot(3,9,24));
delete(subplot(3,9,25));



%@@@@@@@@@@@@@@@@@@@@@@@@@@@@@@@@@@@@@@@@@@@@@@@@@@@@@@@@@@@@@@@@@@@@@@@@@@@@@@@@@@@@@@@@@@@@@@@@@@@@@@Leg up!
%-----------------make subplot for leg up
subplot(3,9,6); % north,theta1

subplot(3,9,6); % north,theta1

subu_north = plot([0 Legu_x1_northf(8)],[0 Legu_y1_northf(8)],'r','LineWidth',2);
title('θ1','Color','r');
yline(0,'k','LineWidth',0.1);
xline(0,'k','LineWidth',0.1);
axis([-5 10 -25 10]);
grid on
         
subplot(3,9,7); % north,theta2

subu_north1 = plot([0 Legu_x1_northf(8)],[0 Legu_y1_northf(8)],'r','LineWidth',2);
hold on;
subu_north2 = plot([Legu_x1_northf(8) Legu_x2_northf(8)],[Legu_y1_northf(8) Legu_y2_northf(8)],'b','LineWidth',2);
yline(0,'k','LineWidth',0.1);
xline(0,'k','LineWidth',0.1);
axis([-5 10 -25 10]) ;  
title('θ2','Color','b');
grid on

%-----------------subplot
subplot(3,9,13); % west,theta1

subu_west = plot([0 Legu_x1_westf(8)],[0 Legu_y1_westf(8)],'r','LineWidth',2);
title('θ1','Color','r');
grid on
yline(0,'k','LineWidth',0.1);
xline(0,'k','LineWidth',0.1);
axis([-10 5 -25 10]);

subplot(3,9,14); % west,theta2

subu_west1 = plot([0 Legu_x1_westf(8)],[0 Legu_y1_westf(8)],'r','LineWidth',2);
hold on;
subu_west2 = plot([Legu_x1_westf(8) Legu_x2_westf(8)],[Legu_y1_westf(8) Legu_y2_westf(8)],'b','LineWidth',2);
grid on
title('θ2','Color','b');
xline(0,'k','LineWidth',0.1);
yline(0,'k','LineWidth',0.1);
axis([-10 5 -25 10]);


%-----------------subplot
subplot(3,9,24); % south,theta1

subu_south = plot([0 Legu_x1_southf(8)],[0 Legu_y1_southf(8)],'r','LineWidth',2);
title('θ1','Color','r');
grid on
yline(0,'k','LineWidth',0.1);
xline(0,'k','LineWidth',0.1);
axis([-10 5 -25 10]);

subplot(3,9,25); % south,theta2

subu_south1 = plot([0 Legu_x1_southf(8)],[0 Legu_y1_southf(8)],'r','LineWidth',2);
hold on;
subu_south2 = plot([Legu_x1_southf(8) Legu_x2_southf(8)],[Legu_y1_southf(8) Legu_y2_southf(8)],'b','LineWidth',2);
grid on
title('θ2','Color','b');
xline(0,'k','LineWidth',0.1);
yline(0,'k','LineWidth',0.1);
axis([-10 5 -25 10]);



Leg_u1 = plot3(ha,[11.25 Legu_x1_east],[0 0],[0 Legu_z1_east],'r','Linewidth',3);                                    %EAST_L1 다리생성-펴기
Leg_u2 = plot3(ha,[Legu_x1_east Legu_x2_east],[0 0],[Legu_z1_east Legu_z2_east],'b','Linewidth',3);                  %EAST_L2 다리생성-펴기
Leg_u3 = plot3(ha,[-11.25 Legu_x1_west(8)],[0 0],[0 Legu_z1_west(8)],'r','Linewidth',3);                             %WEST_L1 다리생성-펴기
Leg_u4 = plot3(ha,[Legu_x1_west(8) Legu_x2_west(8)],[0 0],[Legu_z1_west(8) Legu_z2_west(8)],'b','Linewidth',3);      %WEST_L2 다리생성-펴기
Leg_u5 = plot3(ha,[0 0],[11.25 Legu_y1_north(8)],[0 Legu_z1_north(8)],'r','Linewidth',3);                            %NORTH_L1 다리생성-펴기
Leg_u6 = plot3(ha,[0 0],[Legu_y1_north(8) Legu_y2_north(8)],[Legu_z1_north(8) Legu_z2_north(8)],'b','Linewidth',3);  %NORTH_L2 다리생성-펴기
Leg_u7 = plot3(ha,[0 0],[-11.25 Legu_y1_south(8)],[0 Legu_z1_south(8)],'r','Linewidth',3);                           %SOUTH_L1 다리생성-펴기
Leg_u8 = plot3(ha,[0 0],[Legu_y1_south(8) Legu_y2_south(8)],[Legu_z1_south(8) Legu_z2_south(8)],'b','Linewidth',3);  %SOUTH_L2 다리생성-펴기

cam_ang_Legu = linspace(270,90,length(Legu_theta1_west));                    %Legu_theta1_west와 cam_ang의 벡터값이 같아야하므로 linspace를 이용해 벡터값 맞추기leguptd

for i_ptu = 1:length(Legu_theta1_west)                                       %애니매이션 실행 1부터theta_west크기까지 반복

    set(Leg_u3,'XData',[-11.25 Legu_x1_west(i_ptu)], ...                     %L1_WEST 이동하는 선의 x좌표 y좌표를 handle을 이용해 좌표값 반복설정
        'ZData',[0 Legu_z1_west(i_ptu)]           );
    set(Leg_u4,'XData',[Legu_x1_west(i_ptu) Legu_x2_west(i_ptu)], ...        %L2_WEST 이동하는 선의 x좌표 y좌표를 handle을  이용해 좌표값 반복설정
        'ZData',[Legu_z1_west(i_ptu) Legu_z2_west(i_ptu)]      );
    set(Leg_u5,'YData',[11.25 Legu_y1_north(i_ptu)], ...                     %L1_NORTH 이동하는 선의 x좌표 y좌표를 handle을 이용해 좌표값 반복설정
        'ZData',[0 Legu_z1_north(i_ptu)]           );
    set(Leg_u6,'YData',[Legu_y1_north(i_ptu) Legu_y2_north(i_ptu)], ...      %L2_NORTH 이동하는 선의 x좌표 y좌표를 handle을  이용해 좌표값 반복설정
        'ZData',[Legu_z1_north(i_ptu) Legu_z2_north(i_ptu)]      );
    set(Leg_u7,'YData',[-11.25 Legu_y1_south(i_ptu)], ...                    %L1_SOUTH 이동하는 선의 x좌표 y좌표를 handle을 이용해 좌표값 반복설정
        'ZData',[0 Legu_z1_south(i_ptu)]           );
    set(Leg_u8,'YData',[Legu_y1_south(i_ptu) Legu_y2_south(i_ptu)], ...      %L2_SOUTH 이동하는 선의 x좌표 y좌표를 handle을  이용해 좌표값 반복설정
        'ZData',[Legu_z1_south(i_ptu) Legu_z2_south(i_ptu)]      );


    set(subu_west1,'XData',[0 Legu_x1_westf(i_ptu)], ...                       %L1_WEST 이동하는 선의 x좌표 y좌표를 handle을 이용해 좌표값 반복설정
        'YData',[0 Legu_y1_westf(i_ptu)]           );
    set(subu_west2,'XData',[Legu_x1_westf(i_ptu) Legu_x2_westf(i_ptu)], ...          %L2_WEST 이동하는 선의 x좌표 y좌표를 handle을  이용해 좌표값 반복설정
        'YData',[Legu_y1_westf(i_ptu) Legu_y2_westf(i_ptu)]      );

    set(subu_north1,'XData',[0 Legu_x1_northf(i_ptu)], ...                       %L1_NORTH 이동하는 선의 x좌표 y좌표를 handle을 이용해 좌표값 반복설정
        'YData',[0 Legu_y1_northf(i_ptu)]           );
    set(subu_north2,'XData',[Legu_x1_northf(i_ptu) Legu_x2_northf(i_ptu)], ...        %L2_NORTH 이동하는 선의 x좌표 y좌표를 handle을  이용해 좌표값 반복설정
        'YData',[Legu_y1_northf(i_ptu) Legu_y2_northf(i_ptu)]      );

    set(subu_south1,'XData',[0 Legu_x1_southf(i_ptu)], ...                      %L1_SOUTH 이동하는 선의 x좌표 y좌표를 handle을 이용해 좌표값 반복설정
        'YData',[0 Legu_y1_southf(i_ptu)]           );
    set(subu_south2,'XData',[Legu_x1_southf(i_ptu) Legu_x2_southf(i_ptu)], ...        %L2_SOUTH 이동하는 선의 x좌표 y좌표를 handle을  이용해 좌표값 반복설정
        'YData',[Legu_y1_southf(i_ptu) Legu_y2_southf(i_ptu)]      );

    set(subu_west,'XData',[0 Legu_x1_westf(i_ptu)], ...                       %L1_WEST 이동하는 선의 x좌표 y좌표를 handle을 이용해 좌표값 반복설정
        'YData',[0 Legu_y1_westf(i_ptu)]           );
    set(subu_north,'XData',[0 Legu_x1_northf(i_ptu)], ...                       %L1_NORTH 이동하는 선의 x좌표 y좌표를 handle을 이용해 좌표값 반복설정
        'YData',[0 Legu_y1_northf(i_ptu)]           );
    set(subu_south,'XData',[0 Legu_x1_southf(i_ptu)], ...                      %L1_SOUTH 이동하는 선의 x좌표 y좌표를 handle을 이용해 좌표값 반복설정
        'YData',[0 Legu_y1_southf(i_ptu)]           );



    cam_x_Legu = 80*cos(cam_ang_Legu(i_ptu)*pi/180);                              %x축 으로 돌아가는범위 조절
    cam_y_Legu = 80*sin(cam_ang_Legu(i_ptu)*pi/180);                              %y축 으로 돌아가는범위 조절
    cam_z_Legu = 15;                                                               %z축은 고정(위에서 내려다보기)
    set(ha,'CameraPosition',[cam_x_Legu cam_y_Legu cam_z_Legu]);                  %cam의 handle속성값 바꾸기

    pause(0.002);                                                                  %0.08초 딜레이 0에가까울수록 빠름(drawnow함수 이용시 제일 빠름)
end

pause(2);    

delete(Leg_u1);                 %랜딩용 다리지우기
delete(Leg_u2);                 %랜딩용 다리지우기
delete(Leg_u3);                 %랜딩용 다리지우기
delete(Leg_u4);                 %랜딩용 다리지우기
delete(Leg_u5);                 %랜딩용 다리지우기
delete(Leg_u6);                 %랜딩용 다리지우기
delete(Leg_u7);                 %랜딩용 다리지우기
delete(Leg_u8);                 %랜딩용 다리지우기
delete(box_L1);                 %랜딩용 몸체지우기
delete(box_L2);                 %랜딩용 몸체지우기
delete(box_L3);                 %랜딩용 몸체지우기
delete(box_L4);                 %랜딩용 몸체지우기
delete(box_L5);                 %랜딩용 몸체지우기
delete(box_L6);                 %랜딩용 몸체지우기
delete(box_L7);                 %랜딩용 몸체지우기
delete(box_L8);                 %랜딩용 몸체지우기
delete(box_L9);                 %랜딩용 몸체지우기
delete(box_L10);                %랜딩용 몸체지우기
delete(box_L11);                %랜딩용 몸체지우기
delete(box_L12);                %랜딩용 몸체지우기


delete(subplot(3,9,6));
delete(subplot(3,9,7));
delete(subplot(3,9,13));
delete(subplot(3,9,14));
delete(subplot(3,9,24));
delete(subplot(3,9,25));

%@@@@@@@@@@@@@@@@@@@@@@@@@@@@@@@@@@@@@@@@@@@@@@@@@@@@@@@@@@@@@@@@@@@@@@@@@@@@@@@@@@@@@@@@@@@@@@@@@@@@@@Take off!


box_T1 = plot3(ha,[-11.25 0],[0 -11.25],[0 0],'k','Linewidth',1.5);                          %부품넣을공간 생성(밑면)-이륙
box_T2 = plot3(ha,[0 11.25],[-11.25 0],[0 0],'k','Linewidth',1.5);                           %부품넣을공간 생성(밑면)-이륙
box_T3 = plot3(ha,[11.25 0],[0 11.25],[0 0],'k','Linewidth',1.5);                            %부품넣을공간 생성(밑면)-이륙
box_T4 = plot3(ha,[0 -11.25],[11.25 0],[0 0],'k','Linewidth',1.5);                           %부품넣을공간 생성(밑면)-이륙
box_T5 = plot3(ha,[0 0],[-11.25 -11.25],[0 0],'k','Linewidth',1.5);                          %부품넣을공간 생성(높이)-이륙
box_T6 = plot3(ha,[11.25 11.25],[0 0],[0 8],'k','Linewidth',1.5);                            %부품넣을공간 생성(높이)-이륙
box_T7 = plot3(ha,[0 0],[11.25 11.25],[0 8],'k','Linewidth',1.5);                            %부품넣을공간 생성(높이)-이륙
box_T8 = plot3(ha,[-11.25 -11.25],[0 0],[0 8],'k','Linewidth',1.5);                          %부품넣을공간 생성(높이)-이륙
box_T9 = plot3(ha,[-11.25 0],[0 -11.25],[8 8],'k','Linewidth',1.5);                          %부품넣을공간 생성(윗면)-이륙
box_T10 = plot3(ha,[0 11.25],[-11.25 0],[8 8],'k','Linewidth',1.5);                          %부품넣을공간 생성(윗면)-이륙
box_T11 = plot3(ha,[11.25 0],[0 11.25],[8 8],'k','Linewidth',1.5);                           %부품넣을공간 생성(윗면)-이륙
box_T12 = plot3(ha,[0 -11.25],[11.25 0],[8 8],'k','Linewidth',1.5);                          %부품넣을공간 생성(윗면)-이륙

Leg_T1 = plot3(ha,[11.25 T_x1_east],[0 0],[0 T_z1_east],'r','Linewidth',3);                          %EAST_L1 다리생성-이륙
Leg_T2 = plot3(ha,[T_x1_east T_x2_east],[0 0],[T_z1_east T_z2_east],'b','Linewidth',3);              %EAST_L2 다리생성-이륙
Leg_T3 = plot3(ha,[-11.25 T_x1_west],[0 0],[0 T_z1_west],'r','Linewidth',3);                         %WEST_L1 다리생성-이륙
Leg_T4 = plot3(ha,[T_x1_west T_x2_west],[0 0],[T_z1_west T_z2_west],'b','Linewidth',3);              %WEST_L2 다리생성-이륙
Leg_T5 = plot3(ha,[0 0],[11.25 T_y1_north],[0 T_z1_north],'r','Linewidth',3);                        %NORTH_L1 다리생성-이륙
Leg_T6 = plot3(ha,[0 0],[T_y1_north T_y2_north],[T_z1_north T_z2_north],'b','Linewidth',3);          %NORTH_L2 다리생성-이륙
Leg_T7 = plot3(ha,[0 0],[-11.25 T_y1_south],[0 T_z1_south],'r','Linewidth',3);                       %SOUTH_L1 다리생성-이륙
Leg_T8 = plot3(ha,[0 0],[T_y1_south T_y2_south],[T_z1_south T_z2_south],'b','Linewidth',3);          %SOUTH_L2 다리생성-이륙

%-----------------subplot
subplot(3,9,6); % north,theta1

plot([0 2.7362],[0 7.5175],'r','LineWidth',2);
title('θ1','Color','r');
yline(0,'k','LineWidth',0.1);
xline(0,'k','LineWidth',0.1);
axis([-5 10 -25 10]);
grid on;


subplot(3,9,7); % north,theta2

plot([0 2.7362],[0 7.5175],'r','LineWidth',2);
hold on;
plot([2.7362 2.7362],[7.5175 -8.4825],'b','LineWidth',2);
yline(0,'k','LineWidth',0.1);
xline(0,'k','LineWidth',0.1);
axis([-5 10 -25 10]) ;  
title('θ2','Color','b');
grid on


%-----------------subplot
subplot(3,9,13); % west,theta1

plot([0 -2.7362],[0 7.5175],'r','LineWidth',2);
title('θ1','Color','r');
grid on
yline(0,'k','LineWidth',0.1);
xline(0,'k','LineWidth',0.1);
axis([-10 5 -25 10]);


subplot(3,9,14); % west,theta2

plot([0 -2.7362],[0 7.5175],'r','LineWidth',2);
hold on;
plot([-2.7362 -2.7362],[7.5175 -8.4825],'b','LineWidth',2);
grid on
title('θ2','Color','b');
xline(0,'k','LineWidth',0.1);
yline(0,'k','LineWidth',0.1);
axis([-10 5 -25 10]);


%-----------------subplot
subplot(3,9,17); % east,theta1

plot([0 2.7362],[0 7.5175],'r','LineWidth',2);
title('θ1','Color','r');
yline(0,'k','LineWidth',0.1);
xline(0,'k','LineWidth',0.1);
axis([-5 10 -25 10])
grid on 


subplot(3,9,18); % east,theta2

plot([0 2.7362],[0 7.5175],'r','LineWidth',2);
hold on;
plot([2.7362 2.7362],[7.5175 -8.4825],'b','LineWidth',2);
yline(0,'k','LineWidth',0.1);
xline(0,'k','LineWidth',0.1);
axis([-5 10 -25 10])   
title('θ2','Color','b');
grid on 


%-----------------subplot
subplot(3,9,24); % west,theta1

plot([0 -2.7362],[0 7.5175],'r','LineWidth',2);
title('θ1','Color','r');
grid on
yline(0,'k','LineWidth',0.1);
xline(0,'k','LineWidth',0.1);
axis([-10 5 -25 10]);


subplot(3,9,25); % west,theta2

plot([0 -2.7362],[0 7.5175],'r','LineWidth',2);
hold on;
plot([-2.7362 -2.7362],[7.5175 -8.4825],'b','LineWidth',2);
grid on
title('θ2','Color','b');
xline(0,'k','LineWidth',0.1);
yline(0,'k','LineWidth',0.1);
axis([-10 5 -25 10]);


aT=linspace(1,1,50);                                 %1값을 50개 만들기
cam_angT = linspace(90,45,length(aT)); 

for iT = 1:length(aT)                                 %50번반복
set(box_T1,'ZData',[iT iT]);                          %시작위치는 밑변:50,윗면:58 이며, 1씩 감소(50번 반복)
set(box_T2,'ZData',[iT iT]);
set(box_T3,'ZData',[iT iT]);
set(box_T4,'ZData',[iT iT]);
set(box_T5,'ZData',[iT 8+iT]);
set(box_T6,'ZData',[iT 8+iT]);
set(box_T7,'ZData',[iT 8+iT]);
set(box_T8,'ZData',[iT 8+iT]);
set(box_T9,'ZData',[8+iT 8+iT]);
set(box_T10,'ZData',[8+iT 8+iT]);
set(box_T11,'ZData',[8+iT 8+iT]);
set(box_T12,'ZData',[8+iT 8+iT]);
set(Leg_T1,'ZData',[iT T_z1_east+iT]);
set(Leg_T2,'ZData',[T_z1_east+iT T_z2_east+iT]);
set(Leg_T3,'ZData',[iT T_z1_west+iT]);
set(Leg_T4,'ZData',[T_z1_west+iT T_z2_west+iT]);
set(Leg_T5,'ZData',[iT T_z1_north+iT]);
set(Leg_T6,'ZData',[T_z1_north+iT T_z2_north+iT]);
set(Leg_T7,'ZData',[iT T_z1_south+iT]);
set(Leg_T8,'ZData',[T_z1_south+iT T_z2_south+iT]);
pause(0.002);                                         %0.08초딜레이

cam_xT = 80*cos(cam_angT(iT)*pi/180);                                   %x축 으로 돌아가는범위 조절
cam_yT = 80*sin(cam_angT(iT)*pi/180);                                   %y축 으로 돌아가는범위 조절
cam_zT = 10;                                                             %z축은 고정(위에서 내려다보기)
set(ha,'CameraPosition',[cam_xT cam_yT cam_zT]);                        %cam의 handle속성값 바꾸기

end
